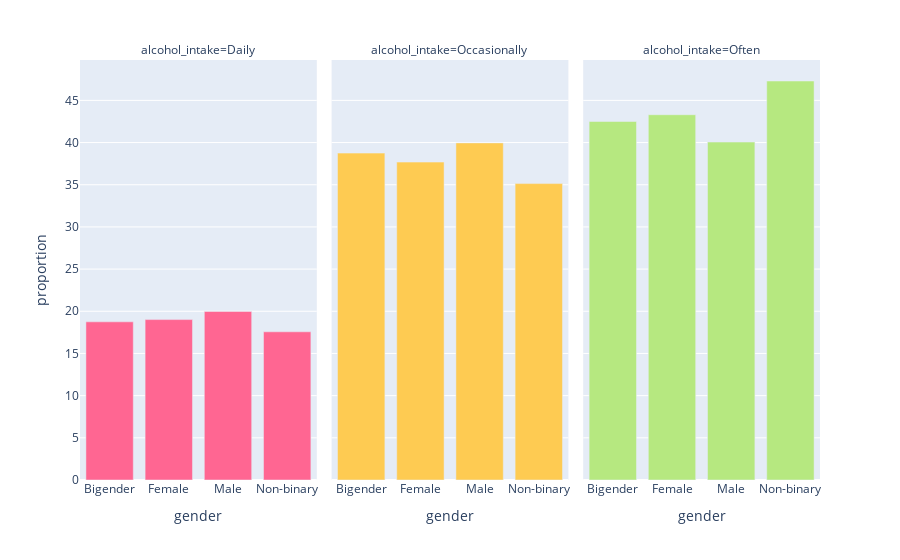

The notebook cell saved with this chart:
### Code cell
# Plotting graphs for each value of alcohol_intake based on gender and the proportion
fig2 = df_alcohol_perc.plot.bar(x='gender', y='proportion', facet_col='alcohol_intake')
fig2.update_traces(marker_color='#FF6692', col=1)
fig2.update_traces(marker_color='#FECB52', col=2)
fig2.update_traces(marker_color='#B6E880', col=3)
fig2.show()

### Figure 1 — Plotly figure (JSON) as saved in the notebook; plotly's stock layout.template omitted (floating-point values rounded to 4 significant figures)
{"data": [{"alignmentgroup": "True", "hovertemplate": "alcohol_intake=Daily<br>gender=%{x}<br>proportion=%{y}<extra></extra>", "legendgroup": "", "marker": {"color": "#FF6692", "pattern": {"shape": ""}}, "name": "", "offsetgroup": "", "orientation": "v", "showlegend": false, "textposition": "auto", "type": "bar", "x": ["Bigender", "Female", "Male", "Non-binary"], "xaxis": "x", "y": [18.75, 19.01, 19.98, 17.57], "yaxis": "y"}, {"alignmentgroup": "True", "hovertemplate": "alcohol_intake=Occasionally<br>gender=%{x}<br>proportion=%{y}<extra></extra>", "legendgroup": "", "marker": {"color": "#FECB52", "pattern": {"shape": ""}}, "name": "", "offsetgroup": "", "orientation": "v", "showlegend": false, "textposition": "auto", "type": "bar", "x": ["Bigender", "Female", "Male", "Non-binary"], "xaxis": "x2", "y": [38.75, 37.69, 39.96, 35.14], "yaxis": "y2"}, {"alignmentgroup": "True", "hovertemplate": "alcohol_intake=Often<br>gender=%{x}<br>proportion=%{y}<extra></extra>", "legendgroup": "", "marker": {"color": "#B6E880", "pattern": {"shape": ""}}, "name": "", "offsetgroup": "", "orientation": "v", "showlegend": false, "textposition": "auto", "type": "bar", "x": ["Bigender", "Female", "Male", "Non-binary"], "xaxis": "x3", "y": [42.5, 43.3, 40.06, 47.3], "yaxis": "y3"}], "layout": {"annotations": [{"font": {}, "showarrow": false, "text": "alcohol_intake=Daily", "x": 0.16, "xanchor": "center", "xref": "paper", "y": 1, "yanchor": "bottom", "yref": "paper"}, {"font": {}, "showarrow": false, "text": "alcohol_intake=Occasionally", "x": 0.5, "xanchor": "center", "xref": "paper", "y": 1, "yanchor": "bottom", "yref": "paper"}, {"font": {}, "showarrow": false, "text": "alcohol_intake=Often", "x": 0.84, "xanchor": "center", "xref": "paper", "y": 1, "yanchor": "bottom", "yref": "paper"}], "barmode": "relative", "legend": {"tracegroupgap": 0}, "margin": {"t": 60}, "xaxis": {"anchor": "y", "domain": [0, 0.32], "title": {"text": "gender"}}, "xaxis2": {"anchor": "y2", "domain": [0.34, 0.66], "matches": "x", "title": {"text": "gender"}}, "xaxis3": {"anchor": "y3", "domain": [0.68, 1.0], "matches": "x", "title": {"text": "gender"}}, "yaxis": {"anchor": "x", "domain": [0, 1], "title": {"text": "proportion"}}, "yaxis2": {"anchor": "x2", "domain": [0, 1], "matches": "y", "showticklabels": false}, "yaxis3": {"anchor": "x3", "domain": [0, 1], "matches": "y", "showticklabels": false}}}
